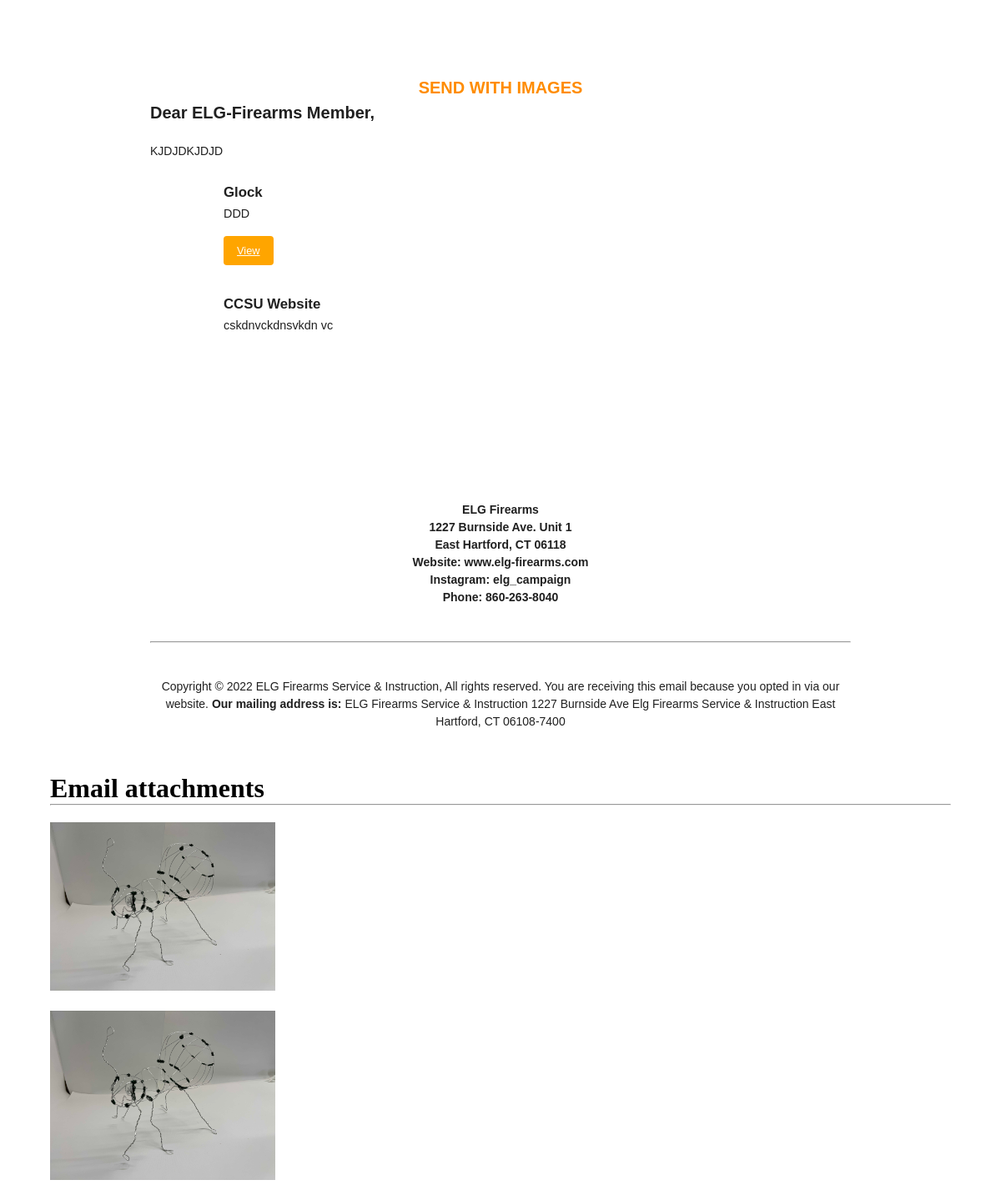
Screenshot of /master/view_template/11 with the database file from the repository.
### smart_emailApp/models.py (models this page shows, shortened)
class Emails(models.Model):
    email_type = (
        ('Promotional', 'Promotional'),
        ('Store News', 'Store News'),
        ('Seasonal Sales', 'Seasonal Sales'),
    )
    subject = models.CharField(max_length=100)
    body = models.TextField(max_length=1000)
    emailtype = models.CharField(max_length=50, choices=email_type, null=True)
    product1_image = models.ImageField(upload_to="email_imageAttachment/", null=True, blank=True, default=None)
    product1_name = models.CharField(max_length=60, null=True, blank=True)
    product1_description = models.CharField(max_length=200, null=True, blank=True)
    product1_link = models.URLField(max_length=100, null=True, blank=True)
    product2_image = models.ImageField(upload_to="email_imageAttachment/", null=True, blank=True, default=None)
    product2_name = models.CharField(max_length=60, null=True, blank=True)
    product2_description = models.CharField(max_length=200, null=True, blank=True)
    product2_link = models.URLField(max_length=100, null=True, blank=True)
    product3_image = models.ImageField(upload_to="email_imageAttachment/", null=True, blank=True, default=None)
    product3_name = models.CharField(max_length=60, null=True, blank=True)
    product3_description = models.CharField(max_length=200, null=True, blank=True)
    product3_link = models.URLField(max_length=100, null=True, blank=True)
    product4_image = models.ImageField(upload_to="email_imageAttachment/", null=True, blank=True, default=None)
    product4_name = models.CharField(max_length=60, null=True, blank=True)
    product4_description = models.CharField(max_length=200, null=True, blank=True)
    product4_link = models.URLField(max_length=100, null=True, blank=True)
    created_at = models.DateTimeField(auto_now_add=True)
    updated_at = models.DateField(auto_now=True, null=True, blank=True)
    def __str__(self):
        return f'{self.emailtype} || {self.subject}'

### smart_emailApp/views.py (the view)
# urls.py: path('view_template/<int:id>', views.email_template_view, name='view_template'),
def email_template_view(request, id):
    emails = Emails.objects.get(id=id)
    print(emails)
    context = {}
    template_name = None
    if emails.emailtype == "Store News":
        context = {'receiver': "ELG-Firearms Member",
                   'emails': emails}
        template_name = "storesnewsAttach.html"
    elif emails.emailtype == "Promotional":
        context = {'receiver': "ELG-Firearms Member",
                   "emails": emails
                   }
        template_name = "onsalesAttach.html"
    elif emails.emailtype == "Seasonal Sales":
        context = {
            'receiver': "ELG-Firearms Member",
            'emails': emails,
        }
        template_name = "season_specialsAttach.html"
    else:
        pass
    return render(request, f"email_templates/" + template_name, context)

### templates/email_templates/onsalesAttach.html (shortened to what this page needs)
{% load static %}
<!DOCTYPE html>
<html lang="en">
<head>
</head>
<body>
<div class="text-body">
<h3 class="text-center"><span style="color:#FF8C00" ><strong>{{emails.subject}}</strong></span></h3>
    <h3><strong>Dear {{ receiver }},</strong></h3><br>
        <p>{{ emails.body }}</p>
        <div class="row">
        {% if emails.product1_image%}
            <div class="col-sm-6">
                <div class="card">
                    <div class="card-body">
                        {% if emails.product1_name is not none %}
                            <h5 class="card-title">{{ emails.product1_name }}</h5>
                        {% endif %}
                        {% if emails.product1_description is not none %}
                            <p class="card-text">{{ emails.product1_description }}</p>
                        {% endif %}
                            <a href="{{ emails.product1_link }}" class="btn btn-primary">View</a>
                    </div>
                </div>
            </div>
        {% endif %}
        {% if emails.product2_image is not none %}
            <div class="col-sm-6">
                <div class="card">
                    <div class="card-body">
                        {% if emails.product2_name is not none %}
                            <h5 class="card-title">{{ emails.product2_name }}</h5>
                        {% endif %}
                        {% if emails.product2_description is not none %}
                            <p class="card-text">{{ emails.product2_description }}</p>
                        {% endif %}
                    </div>
                </div>
            </div>
        {% endif %}
        {% if emails.product3_image is not none %}
            <div class="col-sm-6">
                <div class="card">
                    <div class="card-body">
                    </div>
                </div>
            </div>
        {% endif %}
        {% if emails.product4_image is not none %}
            <div class="col-sm-6">
                <div class="card">
                    <div class="card-body">
                    </div>
                </div>
            </div>
        {% endif %}
          </div>
<br><br><br>
  <br>
<p class="text-center"><strong>ELG Firearms</strong></p>
<p class="text-center"><strong>1227 Burnside Ave. Unit 1</strong></p>
<p class="text-center"><strong>East Hartford, CT 06118</strong></p>
<p class="text-center"><strong> Website: www.elg-firearms.com</strong></p>
<p class="text-center"><strong> Instagram: elg_campaign</strong></p>
<p class="text-center"><strong> Phone: 860-263-8040</strong></p>
<br><br>
<hr class="new4">
<br><br>
<p class="text-center"> Copyright © 2022 ELG Firearms Service & Instruction, All rights reserved.
You are receiving this email because you opted in via our website.
<strong>Our mailing address is: </strong>
ELG Firearms Service & Instruction
1227 Burnside Ave
Elg Firearms Service & Instruction
East Hartford, CT 06108-7400
</p>
<br>
</div>
{% if emails.product1_image or emails.product2_image or emails.product3_image or emails.product4_image %}
<div class="container">
  <div class="row">
    <div class="col-sm-12">
      <h1>Email attachments</h1>
      <hr>
    </div>
  </div>
  <div class="row">
    <div class="col-sm-3">
      {% if emails.product1_image %}
        <img src="{{ emails.product1_image.url }}" alt="{{ emails.product1_name }}" class="img-thumbnail" style="width:25%; height:25%">
      {% endif %}
    </div>
    <div class="col-sm-3">
      {% if emails.product3_image %}
        <img src="{{ emails.product3_image.url }}" alt="{{ emails.product3_name }}" class="img-thumbnail" style="width:25%; height:25%">
      {% endif %}
    </div>
  </div>
</div>
{% endif %}
</body>
</html>

### templates/email_templates/onsalesAttach.html (style rules this page uses)
.card { width: 16rem; margin-bottom: 0.5rem; }
.card-body { padding: .5rem; }
.card-title { font-size: 1.05rem; font-weight: bold; margin-bottom: 0.3rem; }
.card-text { font-size: .9rem; margin-bottom: 1rem; }
.btn { display: inline-block; font-weight: 200; text-align: center; white-space: nowrap; vertical-align: middle; -webkit-user-select: none; -moz-user-select: none; -ms-user-select: none; user-select: none; padding: 0.5rem 1rem; font-size: .8rem; line-height: 1.5; border-radius: 0.25rem; transition: all 0.15s ease-in-out; }
.btn-primary { color: #fff; background-color: orange; border-color: orange; }
.text-center { text-align:center }
* { margin: 0; padding: 0; }
div { margin: 20px; }
h3 { font: bold 20px/1.5 Helvetica, Verdana, sans-serif; }
h1,h2,h3,h4,h5,h6 { display:block; margin:0; padding:0; }
body { height:100%; margin:0; padding:0; width:100% }
.text-body { margin: auto; margin-top: 80px; width: 70%; padding: 10px; color:#202020; font-family:Helvetica; font-size:14px; line-height:150%; text-align:left; }

### rows the page displays
Emails: subject "SEND WITH IMAGES", body "KJDJDKJDJD", product1_name "Glock", product1_description "DDD", product2_name "CCSU Website", product2_description "cskdnvckdnsvkdn vc", product1_image (picture), product3_image (picture)

### other values shown
{{ receiver }} "ELG-Firearms Member"
